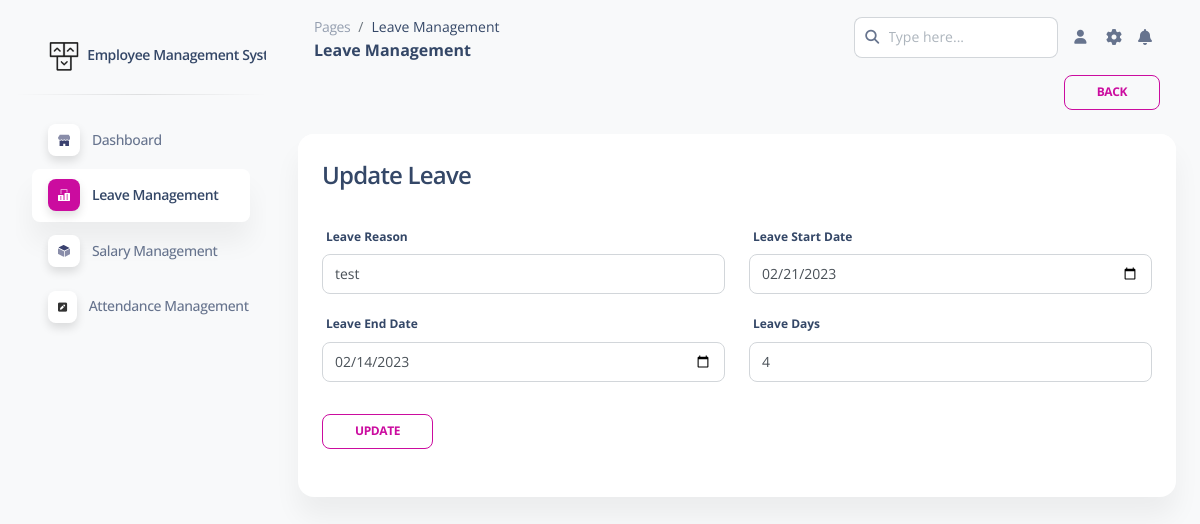
The app's page /pages/edit_leave.php?id=10 with its own data.
### tables this page shows
CREATE TABLE `leave__tbl` (
  `id` int(20) NOT NULL,
  `emp_id` int(20) NOT NULL,
  `leave_reason` varchar(255) NOT NULL,
  `leave_start_date` varchar(255) NOT NULL,
  `leave_end_date` varchar(255) NOT NULL,
  `leave_days` int(11) DEFAULT NULL,
  `leave_status` enum('0','1','2') NOT NULL COMMENT '0 = Pending, \r\n1 = Approved \r\n2 = Reject,',
  `leave_approved _by` varchar(255) NOT NULL
);

### pages/edit_leave.php (the view, shortened to what this page needs)
<?php
    $conn=mysqli_connect("localhost","root","","employee_management")or die("error in connection");
    $edit_id=$_GET['id'];
    $query="select * from leave__tbl where id=$edit_id";
    $result=mysqli_query($conn,$query);
?>
<!DOCTYPE html>
<html lang="en">
<head>
  <link href="../assets/css/nucleo-icons.css" rel="stylesheet" />
  <link href="../assets/css/nucleo-svg.css" rel="stylesheet" />
  <link href="../assets/css/nucleo-svg.css" rel="stylesheet" />
  <link id="pagestyle" href="../assets/css/soft-ui-dashboard.css?v=1.0.6" rel="stylesheet" />
</head>
<body class="g-sidenav-show  bg-gray-100">
  <aside class="sidenav navbar navbar-vertical navbar-expand-xs border-0 border-radius-xl my-3 fixed-start ms-3 " id="sidenav-main">
    <div class="sidenav-header">
      <a class="navbar-brand m-0"  target="_blank">
        <img src="../assets/img/logo-ct-dark.png" class="navbar-brand-img h-100" alt="main_logo">
        <span class="ms-1 font-weight-bold">Employee Management System</span>
      </a>
    </div>
    <hr class="horizontal dark mt-0">
    <div class="collapse navbar-collapse  w-auto " id="sidenav-collapse-main">
      <ul class="navbar-nav">
        <li class="nav-item">
          <a class="nav-link" href="emp_dashoard.php">
            <div class="icon icon-shape icon-sm shadow border-radius-md bg-white text-center me-2 d-flex align-items-center justify-content-center">
            </div>
            <span class="nav-link-text ms-1">Dashboard</span>
          </a>
        </li>
        <li class="nav-item">
          <a class="nav-link  active" href="leave_index.php">
            <div class="icon icon-shape icon-sm shadow border-radius-md bg-white text-center me-2 d-flex align-items-center justify-content-center">
            </div>
            <span class="nav-link-text ms-1">Leave Management</span>
          </a>
        </li>
        <li class="nav-item">
          <a class="nav-link  " href="sal_index.php">
            <div class="icon icon-shape icon-sm shadow border-radius-md bg-white text-center me-2 d-flex align-items-center justify-content-center">
            </div>
            <span class="nav-link-text ms-1">Salary Management</span>
          </a>
        </li>
        <li class="nav-item">
          <a class="nav-link " href="attendence_index_emp.php">
            <div class="icon icon-shape icon-sm shadow border-radius-md bg-white text-center me-2 d-flex align-items-center justify-content-center">
            <i class="fa fa-pencil-square" aria-hidden="true" style="color:#000;"></i>
            </div>
            <span class="nav-link-text ms-1">Attendance Management</span>
          </a>
        </li>
      </ul>
    </div>
  </aside>
  <main class="main-content position-relative max-height-vh-100 h-100 border-radius-lg ">
    <nav class="navbar navbar-main navbar-expand-lg px-0 mx-4 shadow-none border-radius-xl" id="navbarBlur" navbar-scroll="true">
      <div class="container-fluid py-1 px-3">
        <nav aria-label="breadcrumb">
          <ol class="breadcrumb bg-transparent mb-0 pb-0 pt-1 px-0 me-sm-6 me-5">
            <li class="breadcrumb-item text-sm"><a class="opacity-5 text-dark" href="javascript:;">Pages</a></li>
            <li class="breadcrumb-item text-sm text-dark active" aria-current="page">Leave Management</li>
          </ol>
          <h6 class="font-weight-bolder mb-0">Leave Management</h6>
        </nav>
        <div class="collapse navbar-collapse mt-sm-0 mt-2 me-md-0 me-sm-4" id="navbar">
          <div class="ms-md-auto pe-md-3 d-flex align-items-center">
            <div class="input-group">
              <span class="input-group-text text-body"><i class="fas fa-search" aria-hidden="true"></i></span>
              <input type="text" class="form-control" placeholder="Type here...">
            </div>
          </div>
          <ul class="navbar-nav  justify-content-end">
            <li class="nav-item d-flex align-items-center">
              <a href="profile2.php" class="nav-link text-body font-weight-bold px-0">
                <i class="fa fa-user me-sm-1"></i>
              </a>
            </li>
            <li class="nav-item px-3 d-flex align-items-center">
                <i class="fa fa-cog fixed-plugin-button-nav cursor-pointer"></i>
            </li>
            <li class="nav-item dropdown pe-2 d-flex align-items-center">
                <i class="fa fa-bell cursor-pointer"></i>
            </li>
          </ul>
        </div>
      </div>
    </nav>
    <div class="container">
    <div class="row">
      <div class="col-md-12">
          <a class="btn btn-outline-primary btn-sm mb-0 me-3" style="float:right;" href="leave_index.php">Back</a>
      </div>
    </div>
    </div>
    <div class="container-fluid py-4">
      <div class="row">
        <div class="col-12">
          <div class="card mb-4">
            <div class="card-header pb-0">
              <h4>Update Leave</h4>
            </div>
            <div class="card-body px-0 pt-0 pb-2">
              <div class="table-responsive p-0">
                <table class="table align-items-center mb-0">
                    <?php
                         while($row=mysqli_fetch_array($result))
                        {
                     ?>
                  <tbody>
                  <div class="card-body">
                      <form role="form" method="POST">
                        <div class="row">
                          <div class="col-md-6">
                            <label>Leave Reason </label>
                            <div class="mb-3">
                              <input type="text" class="form-control" placeholder="Leave Reason" aria-label="Leave Reason" aria-describedby="Leave Reason-addon" name="leave_reason" value="<?php echo $row['leave_reason'] ?> ">
                            </div>
                          </div>
                          <div class="col-md-6">
                            <label>Leave Start Date</label>
                            <div class="mb-3">
                              <input type="date" class="form-control" placeholder="Leave Start Date" aria-label="Leave Start Date" aria-describedby="Leave Start Date-addon" name="leave_start_date" value="<?php echo $row['leave_start_date'] ?>">
                            </div>
                          </div>
                          <div class="col-md-6">
                            <label>Leave End Date</label>
                            <div class="mb-3">
                              <input type="date" class="form-control" placeholder="Leave End Date" aria-label="Leave End Date" aria-describedby="Leave End Date-addon" name="leave_end_date" value="<?php echo $row['leave_end_date'] ?>">
                            </div>
                          </div>
                          <div class="col-md-6">
                            <label>Leave Days</label>
                            <div class="mb-3">
                              <input type="text" class="form-control" placeholder="Leave Days" aria-label="Leave Days" aria-describedby="Leave Days" name="leave_days" value="<?php echo $row['leave_days'] ?>">
                            </div>
                          </div>
                        </div>
                        <?php
                        if(!isset($_GET['view']))
                          {
                            ?>
                            <input type="submit" value="Update" name="update" class="btn btn-outline-primary btn-sm mb-3 mt-3 me-3">
                           <?php
                          }
                          ?>
                      </form>
                    </div>
                    <?php
                        }
                    ?>
                </table>
              </div>
            </div>
          </div>
        </div>
      </div>
    </div>
  </main>
</body>
</html>

### assets/css/nucleo-svg.css (style rules this page uses)
.icon { display: inline-block; color: #111111; height: 1em; width: 1em; }
.icon-sm { height: 0.8em; width: 0.8em; }
.icon { fill: currentColor; stroke: none; }

### records on screen
leave__tbl: leave_reason "test", leave_start_date "02/21/2023", leave_end_date "02/14/2023", leave_days "4"
